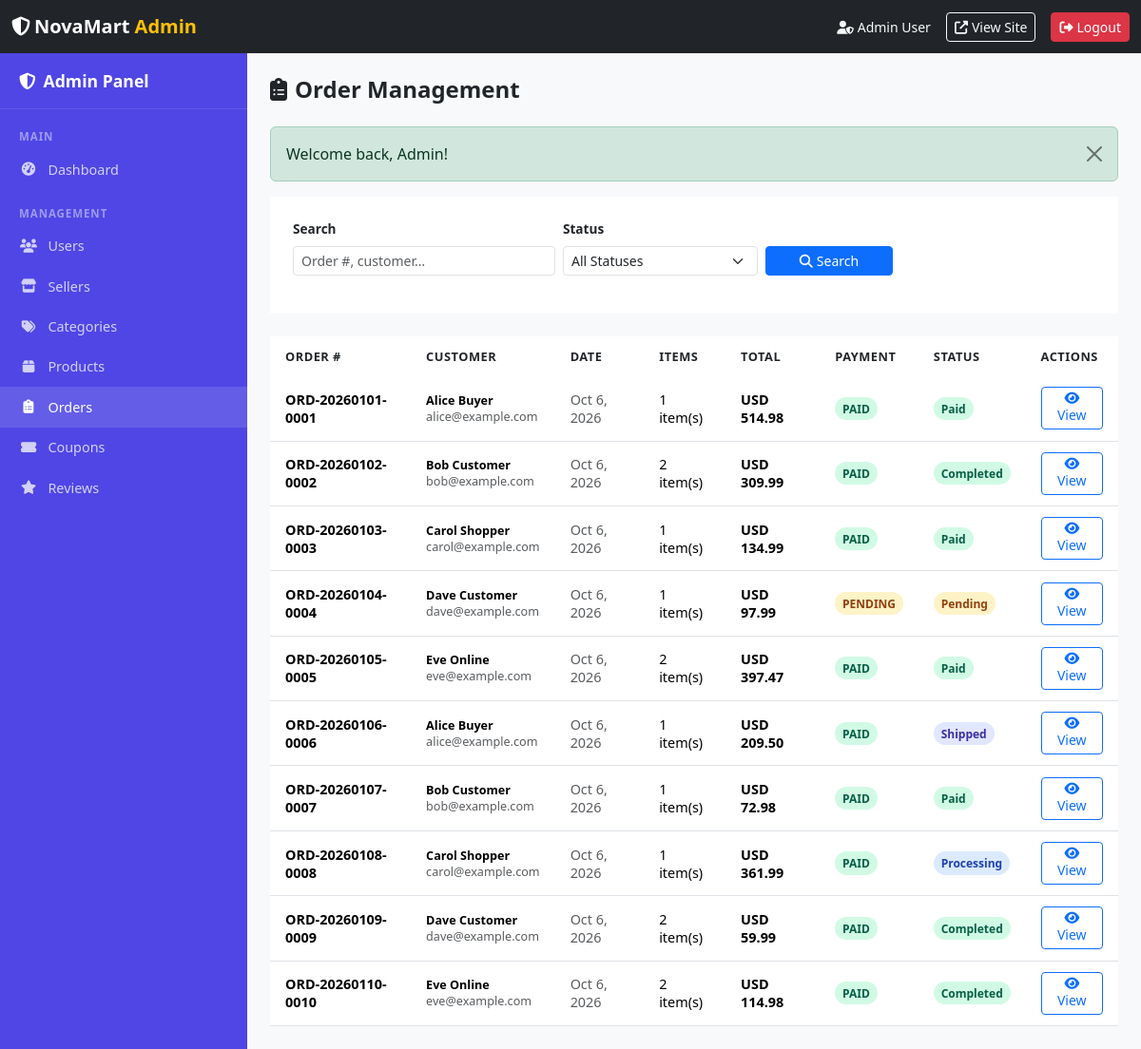
The app's page /admin/orders.php (signed in) with its own data.
### tables this page shows
CREATE TABLE `orders` (
  `id` INT UNSIGNED AUTO_INCREMENT PRIMARY KEY,
  `order_number` VARCHAR(30) NOT NULL UNIQUE,
  `user_id` INT UNSIGNED NOT NULL,
  `subtotal` DECIMAL(10,2) NOT NULL DEFAULT 0.00,
  `discount_amount` DECIMAL(10,2) NOT NULL DEFAULT 0.00,
  `shipping_fee` DECIMAL(10,2) NOT NULL DEFAULT 0.00,
  `total_amount` DECIMAL(10,2) NOT NULL DEFAULT 0.00,
  `coupon_id` INT UNSIGNED DEFAULT NULL,
  `payment_method` ENUM('paypal','cod','bank') NOT NULL DEFAULT 'cod',
  `payment_status` ENUM('pending','paid','refunded','failed') NOT NULL DEFAULT 'pending',
  `transaction_id` VARCHAR(100) DEFAULT NULL,
  `order_status` ENUM('pending','paid','processing','shipped','completed','cancelled') NOT NULL DEFAULT 'pending',
  `shipping_name` VARCHAR(120) NOT NULL,
  `shipping_phone` VARCHAR(30) NOT NULL,
  `shipping_address` TEXT NOT NULL,
  `created_at` DATETIME NOT NULL DEFAULT CURRENT_TIMESTAMP,
  `updated_at` DATETIME NOT NULL DEFAULT CURRENT_TIMESTAMP ON UPDATE CURRENT_TIMESTAMP,
  FOREIGN KEY (`user_id`) REFERENCES `users`(`id`) ON DELETE CASCADE,
  FOREIGN KEY (`coupon_id`) REFERENCES `coupons`(`id`) ON DELETE SET NULL
);

CREATE TABLE `users` (
  `id` INT UNSIGNED AUTO_INCREMENT PRIMARY KEY,
  `name` VARCHAR(120) NOT NULL,
  `email` VARCHAR(191) NOT NULL UNIQUE,
  `password` VARCHAR(255) NOT NULL,
  `phone` VARCHAR(30) DEFAULT NULL,
  `address` TEXT DEFAULT NULL,
  `role` ENUM('customer','seller','admin') NOT NULL DEFAULT 'customer',
  `status` ENUM('active','suspended') NOT NULL DEFAULT 'active',
  `created_at` DATETIME NOT NULL DEFAULT CURRENT_TIMESTAMP,
  `updated_at` DATETIME NOT NULL DEFAULT CURRENT_TIMESTAMP ON UPDATE CURRENT_TIMESTAMP
);

### includes/functions.php (called while the page is built, shortened)
<?php
function e(string $value): string
{
    return htmlspecialchars($value, ENT_QUOTES | ENT_HTML5, 'UTF-8');
}
function getFlash(): ?array
{
    $flash = $_SESSION['flash'] ?? null;
    return $flash;
}
function formatCurrency(float $amount, ?string $currency = null): string
{
    $currency ??= defined('PAYPAL_CURRENCY') ? PAYPAL_CURRENCY : 'USD';
    return $currency . ' ' . number_format($amount, 2);
}

### admin/orders.php (the view, shortened to what this page needs)
<?php
require_once __DIR__ . '/../config/db.php';
require_once __DIR__ . '/../includes/functions.php';
require_once __DIR__ . '/../includes/admin_navbar.php';
$search = trim($_GET['search'] ?? '');
$page   = max(1, (int)($_GET['page'] ?? 1));
$perPag = ADMIN_ITEMS_PER_PAGE;
$offset = ($page - 1) * $perPag;
$wheres = [];
$params = [];
$whereSql = $wheres ? 'WHERE ' . implode(' AND ', $wheres) : '';
$stmt = $pdo->prepare("
    SELECT o.*, u.name AS customer_name, u.email AS customer_email, c.code AS coupon_code
    FROM orders o
    JOIN users u ON u.id=o.user_id
    LEFT JOIN coupons c ON c.id=o.coupon_id
    $whereSql
    ORDER BY o.created_at DESC
    LIMIT ? OFFSET ?
");
$params[] = $perPag;
$params[] = $offset;
$stmt->execute($params);
$orders = $stmt->fetchAll();
?>
<!DOCTYPE html>
<html lang="en">
<head>
  <link href="https://cdn.jsdelivr.net/npm/bootstrap@5.3.3/dist/css/bootstrap.min.css" rel="stylesheet">
  <link href="https://cdnjs.cloudflare.com/ajax/libs/font-awesome/6.5.1/css/all.min.css" rel="stylesheet">
  <link href="<?= APP_URL ?>/assets/css/admin.css" rel="stylesheet">
</head>
<body class="bg-light">
<div class="admin-layout">
  <aside class="admin-sidebar" id="adminSidebar">
    <div class="brand"><i class="fas fa-shield-alt me-2"></i>Admin Panel</div>
    <div class="nav-section">Main</div>
    <a class="nav-link" href="<?= APP_URL ?>/admin/dashboard.php"><i class="fas fa-tachometer-alt"></i> Dashboard</a>
    <div class="nav-section">Management</div>
    <a class="nav-link" href="<?= APP_URL ?>/admin/users.php"><i class="fas fa-users"></i> Users</a>
    <a class="nav-link" href="<?= APP_URL ?>/admin/sellers.php"><i class="fas fa-store"></i> Sellers</a>
    <a class="nav-link" href="<?= APP_URL ?>/admin/categories.php"><i class="fas fa-tags"></i> Categories</a>
    <a class="nav-link" href="<?= APP_URL ?>/admin/products.php"><i class="fas fa-box"></i> Products</a>
    <a class="nav-link active" href="<?= APP_URL ?>/admin/orders.php"><i class="fas fa-clipboard-list"></i> Orders</a>
    <a class="nav-link" href="<?= APP_URL ?>/admin/coupons.php"><i class="fas fa-ticket-alt"></i> Coupons</a>
    <a class="nav-link" href="<?= APP_URL ?>/admin/reviews.php"><i class="fas fa-star"></i> Reviews</a>
  </aside>
  <div class="admin-main">
    <div class="d-flex align-items-center justify-content-between mb-4">
      <h4 class="fw-bold mb-0"><i class="fas fa-clipboard-list me-2"></i>Order Management</h4>
    </div>
    <?php $flash = getFlash(); if ($flash): ?>
      <div class="alert alert-<?= e($flash['type']) ?> alert-dismissible fade show" role="alert">
        <?= e($flash['message']) ?>
        <button type="button" class="btn-close" data-bs-dismiss="alert"></button>
      </div>
    <?php endif; ?>
    <div class="admin-card mb-4">
      <form method="GET" class="row g-2 align-items-end">
        <div class="col-md-4">
          <label class="form-label small">Search</label>
          <input type="text" name="search" class="form-control form-control-sm"
                 placeholder="Order #, customer…" value="<?= e($search) ?>">
        </div>
        <div class="col-md-3">
          <label class="form-label small">Status</label>
          <select name="status" class="form-select form-select-sm">
            <option value="">All Statuses</option>
          </select>
        </div>
        <div class="col-md-2">
          <button type="submit" class="btn btn-primary btn-sm w-100">
            <i class="fas fa-search me-1"></i>Search
          </button>
        </div>
      </form>
    </div>
    <div class="admin-table">
      <div class="table-responsive">
        <table class="table table-hover">
          <thead>
            <tr>
              <th>Order #</th>
              <th>Customer</th>
              <th>Date</th>
              <th>Items</th>
              <th>Total</th>
              <th>Payment</th>
              <th>Status</th>
              <th>Actions</th>
            </tr>
          </thead>
          <tbody>
            <?php if (empty($orders)): ?>
              <tr><td colspan="8" class="text-center py-4 text-muted">No orders found.</td></tr>
            <?php else: ?>
              <?php foreach ($orders as $o):
                $sClass = match($o['order_status']) {
                    'pending' => 'badge-pending', 'paid' => 'badge-paid',
                    'processing' => 'badge-processing', 'shipped' => 'badge-shipped',
                    'completed' => 'badge-completed', 'cancelled' => 'badge-cancelled'
                };
                $pClass = match($o['payment_status']) {
                    'pending' => 'badge-pending', 'paid' => 'badge-paid',
                    'failed' => 'badge-cancelled', 'refunded' => 'badge-inactive'
                };
              ?>
                <tr>
                  <td class="fw-semibold small"><?= e($o['order_number']) ?></td>
                  <td>
                    <div class="fw-semibold small"><?= e($o['customer_name']) ?></div>
                    <div class="small text-muted"><?= e($o['customer_email']) ?></div>
                  </td>
                  <td class="small text-muted"><?= date('M j, Y', strtotime($o['created_at'])) ?></td>
                  <td class="small">
                    <?php
                      $ic = $pdo->prepare("SELECT COUNT(*) FROM order_items WHERE order_id=?");
                      $ic->execute([$o['id']]);
                      echo $ic->fetchColumn() . ' item(s)';
                    ?>
                  </td>
                  <td class="fw-semibold small"><?= formatCurrency((float)$o['total_amount']) ?></td>
                  <td><span class="badge-status <?= $pClass ?>"><?= e(strtoupper($o['payment_status'])) ?></span></td>
                  <td><span class="badge-status <?= $sClass ?>"><?= e(ucwords(str_replace('_',' ',$o['order_status']))) ?></span></td>
                  <td>
                    <a href="<?= APP_URL ?>/admin/order_view.php?id=<?= (int)$o['id'] ?>"
                       class="btn btn-sm btn-outline-primary">
                      <i class="fas fa-eye"></i> View
                    </a>
                  </td>
                </tr>
              <?php endforeach; ?>
            <?php endif; ?>
          </tbody>
        </table>
      </div>
    </div>
  </div>
</div>
</body>
</html>

### assets/css/admin.css (style rules this page uses)
:root { --admin-sidebar-w: 260px; --admin-bg: #F1F5F9; --admin-card: #fff; --admin-primary: #4F46E5; --admin-success: #10B981; --admin-warning: #F59E0B; --admin-danger: #EF4444; --admin-info: #3B82F6; }
body { background: var(--admin-bg); }
.admin-layout { display: flex; min-height: 100vh; }
.admin-sidebar { width: var(--admin-sidebar-w); background: var(--admin-primary); color: #fff; flex-shrink: 0; position: fixed; top: 56px; left: 0; bottom: 0; overflow-y: auto; z-index: 100; transition: transform .3s; }
.admin-sidebar .nav-link { color: rgba(255,255,255,.75); padding: .65rem 1.25rem; border-radius: 0; font-size: .9rem; display: flex; align-items: center; gap: .65rem; transition: background .15s, color .15s; }
.admin-sidebar .nav-link:hover, .admin-sidebar .nav-link.active { background: rgba(255,255,255,.12); color: #fff; }
.admin-sidebar .nav-link i { width: 20px; text-align: center; }
.admin-sidebar .nav-section { font-size: .72rem; text-transform: uppercase; letter-spacing: .08em; color: rgba(255,255,255,.45); padding: 1rem 1.25rem .3rem; font-weight: 700; }
.admin-sidebar .brand { padding: 1rem 1.25rem; font-weight: 700; font-size: 1.1rem; border-bottom: 1px solid rgba(255,255,255,.1); margin-bottom: .25rem; }
.admin-main { flex: 1; margin-left: var(--admin-sidebar-w); padding: 1.5rem; }
.admin-table { background: var(--admin-card); border-radius: var(--radius-md); box-shadow: var(--shadow-sm); overflow: hidden; }
.admin-table .table { margin-bottom: 0; }
.admin-table thead { background: var(--gray-100); }
.admin-table th { font-size: .8rem; text-transform: uppercase; letter-spacing: .04em; color: var(--gray-600); font-weight: 600; border-bottom: 2px solid var(--gray-200); padding: .75rem 1rem; }
.admin-table td { padding: .7rem 1rem; vertical-align: middle; font-size: .9rem; }
.badge-status { padding: .3em .65em; border-radius: 20px; font-size: .75rem; font-weight: 600; }
.badge-pending { background: #FEF3C7; color: #92400E; }
.badge-paid { background: #D1FAE5; color: #065F46; }
.badge-processing { background: #DBEAFE; color: #1E40AF; }
.badge-shipped { background: #E0E7FF; color: #3730A3; }
.badge-completed { background: #D1FAE5; color: #065F46; }
.admin-card { background: var(--admin-card); border-radius: var(--radius-md); box-shadow: var(--shadow-sm); padding: 1.5rem; margin-bottom: 1.5rem; }
.form-label { font-weight: 600; font-size: .85rem; }

### records on screen
orders: order_number "ORD-20260101-0001", user.name "Alice Buyer", user.email "alice@example.com", created_at "Oct 6, 2026", fetchColumn "1", total_amount "USD 514.98", payment_status "PAID", order_status "Paid"
orders: order_number "ORD-20260102-0002", user.name "Bob Customer", user.email "bob@example.com", created_at "Oct 6, 2026", fetchColumn "2", total_amount "USD 309.99", payment_status "PAID", order_status "Completed"
orders: order_number "ORD-20260103-0003", user.name "Carol Shopper", user.email "carol@example.com", created_at "Oct 6, 2026", fetchColumn "1", total_amount "USD 134.99", payment_status "PAID", order_status "Paid"
orders: order_number "ORD-20260104-0004", user.name "Dave Customer", user.email "dave@example.com", created_at "Oct 6, 2026", fetchColumn "1", total_amount "USD 97.99", payment_status "PENDING", order_status "Pending"
orders: order_number "ORD-20260105-0005", user.name "Eve Online", user.email "eve@example.com", created_at "Oct 6, 2026", fetchColumn "2", total_amount "USD 397.47", payment_status "PAID", order_status "Paid"
orders: order_number "ORD-20260106-0006", user.name "Alice Buyer", user.email "alice@example.com", created_at "Oct 6, 2026", fetchColumn "1", total_amount "USD 209.50", payment_status "PAID", order_status "Shipped"
orders: order_number "ORD-20260107-0007", user.name "Bob Customer", user.email "bob@example.com", created_at "Oct 6, 2026", fetchColumn "1", total_amount "USD 72.98", payment_status "PAID", order_status "Paid"
orders: order_number "ORD-20260108-0008", user.name "Carol Shopper", user.email "carol@example.com", created_at "Oct 6, 2026", fetchColumn "1", total_amount "USD 361.99", payment_status "PAID", order_status "Processing"
orders: order_number "ORD-20260109-0009", user.name "Dave Customer", user.email "dave@example.com", created_at "Oct 6, 2026", fetchColumn "2", total_amount "USD 59.99", payment_status "PAID", order_status "Completed"
orders: order_number "ORD-20260110-0010", user.name "Eve Online", user.email "eve@example.com", created_at "Oct 6, 2026", fetchColumn "2", total_amount "USD 114.98", payment_status "PAID", order_status "Completed"

### other values on screen
APP_NAME "NovaMart"
$_SESSION['user']['name'] "Admin User"
$flash['message'] "Welcome back, Admin!"
